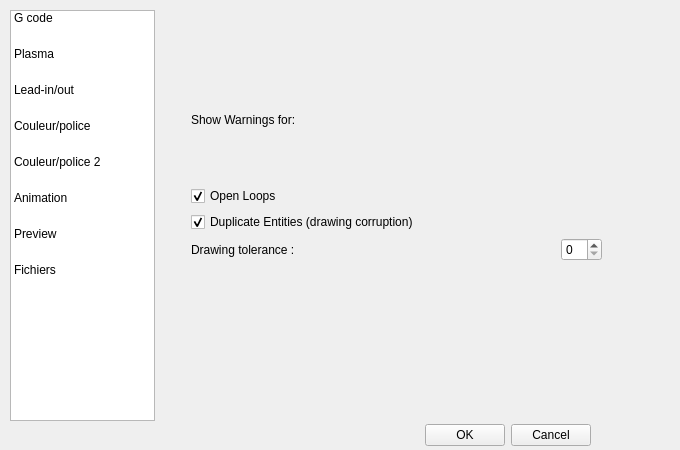
<?xml version="1.0" encoding="UTF-8"?>
<ui version="4.0">
 <class>SettingsDialog</class>
 <widget class="QWidget" name="SettingsDialog">
  <property name="windowModality">
   <enum>Qt::ApplicationModal</enum>
  </property>
  <property name="enabled">
   <bool>true</bool>
  </property>
  <property name="geometry">
   <rect>
    <x>0</x>
    <y>0</y>
    <width>680</width>
    <height>450</height>
   </rect>
  </property>
  <property name="sizePolicy">
   <sizepolicy hsizetype="Preferred" vsizetype="Preferred">
    <horstretch>0</horstretch>
    <verstretch>0</verstretch>
   </sizepolicy>
  </property>
  <property name="minimumSize">
   <size>
    <width>650</width>
    <height>450</height>
   </size>
  </property>
  <property name="maximumSize">
   <size>
    <width>680</width>
    <height>450</height>
   </size>
  </property>
  <property name="windowTitle">
   <string>Camnest Settings</string>
  </property>
  <widget class="QWidget" name="layoutWidget">
   <property name="geometry">
    <rect>
     <x>0</x>
     <y>10</y>
     <width>681</width>
     <height>411</height>
    </rect>
   </property>
   <layout class="QHBoxLayout" name="Containerhor">
    <item>
     <widget class="QListWidget" name="pageList">
      <property name="sizePolicy">
       <sizepolicy hsizetype="Fixed" vsizetype="MinimumExpanding">
        <horstretch>0</horstretch>
        <verstretch>0</verstretch>
       </sizepolicy>
      </property>
      <property name="minimumSize">
       <size>
        <width>145</width>
        <height>0</height>
       </size>
      </property>
      <property name="maximumSize">
       <size>
        <width>145</width>
        <height>16777215</height>
       </size>
      </property>
      <property name="focusPolicy">
       <enum>Qt::NoFocus</enum>
      </property>
      <property name="layoutDirection">
       <enum>Qt::LeftToRight</enum>
      </property>
      <property name="horizontalScrollBarPolicy">
       <enum>Qt::ScrollBarAlwaysOff</enum>
      </property>
      <property name="editTriggers">
       <set>QAbstractItemView::NoEditTriggers</set>
      </property>
      <property name="selectionMode">
       <enum>QAbstractItemView::SingleSelection</enum>
      </property>
      <property name="selectionBehavior">
       <enum>QAbstractItemView::SelectRows</enum>
      </property>
      <property name="iconSize">
       <size>
        <width>32</width>
        <height>32</height>
       </size>
      </property>
      <property name="movement">
       <enum>QListView::Static</enum>
      </property>
      <property name="flow">
       <enum>QListView::TopToBottom</enum>
      </property>
      <property name="isWrapping" stdset="0">
       <bool>false</bool>
      </property>
      <property name="spacing">
       <number>0</number>
      </property>
      <property name="gridSize">
       <size>
        <width>120</width>
        <height>36</height>
       </size>
      </property>
      <property name="viewMode">
       <enum>QListView::ListMode</enum>
      </property>
      <property name="uniformItemSizes">
       <bool>true</bool>
      </property>
      <property name="currentRow">
       <number>-1</number>
      </property>
      <item>
       <property name="text">
        <string>G code</string>
       </property>
       <property name="icon">
        <iconset>
         <normaloff>../../../../../../sources/lastfm/Last.fm/tags/1.4.0.54514/data/icon.png</normaloff>../../../../../../sources/lastfm/Last.fm/tags/1.4.0.54514/data/icon.png</iconset>
       </property>
      </item>
      <item>
       <property name="text">
        <string>Plasma</string>
       </property>
       <property name="icon">
        <iconset>
         <normaloff>../../../../../../sources/lastfm/Last.fm/tags/1.4.0.54514/res/app_55.bmp</normaloff>../../../../../../sources/lastfm/Last.fm/tags/1.4.0.54514/res/app_55.bmp</iconset>
       </property>
      </item>
      <item>
       <property name="text">
        <string>Lead-in/out</string>
       </property>
      </item>
      <item>
       <property name="text">
        <string>Couleur/police</string>
       </property>
       <property name="icon">
        <iconset>
         <normaloff>../../../../../../sources/lastfm/Last.fm/tags/1.4.0.54514/res/qrc/SideBarNowPlaying.png</normaloff>../../../../../../sources/lastfm/Last.fm/tags/1.4.0.54514/res/qrc/SideBarNowPlaying.png</iconset>
       </property>
      </item>
      <item>
       <property name="text">
        <string>Couleur/police 2</string>
       </property>
       <property name="icon">
        <iconset>
         <normaloff>:/action/love.png</normaloff>:/action/love.png</iconset>
       </property>
      </item>
      <item>
       <property name="text">
        <string>Animation</string>
       </property>
      </item>
      <item>
       <property name="text">
        <string>Preview</string>
       </property>
      </item>
      <item>
       <property name="text">
        <string>Fichiers</string>
       </property>
      </item>
     </widget>
    </item>
    <item>
     <widget class="QStackedWidget" name="pageStack">
      <property name="sizePolicy">
       <sizepolicy hsizetype="Maximum" vsizetype="Maximum">
        <horstretch>250</horstretch>
        <verstretch>250</verstretch>
       </sizepolicy>
      </property>
      <property name="minimumSize">
       <size>
        <width>400</width>
        <height>400</height>
       </size>
      </property>
      <property name="maximumSize">
       <size>
        <width>500</width>
        <height>600</height>
       </size>
      </property>
      <property name="baseSize">
       <size>
        <width>500</width>
        <height>500</height>
       </size>
      </property>
      <property name="currentIndex">
       <number>3</number>
      </property>
      <widget class="QWidget" name="page_gcode">
       <widget class="QWidget" name="horizontalLayoutWidget_3">
        <property name="geometry">
         <rect>
          <x>10</x>
          <y>10</y>
          <width>351</width>
          <height>41</height>
         </rect>
        </property>
        <layout class="QHBoxLayout" name="horizontalLayout_5">
         <item>
          <widget class="QLabel" name="label_3">
           <property name="text">
            <string>Home :</string>
           </property>
           <property name="buddy">
            <cstring>spinBox</cstring>
           </property>
          </widget>
         </item>
         <item>
          <spacer name="horizontalSpacer_4">
           <property name="orientation">
            <enum>Qt::Horizontal</enum>
           </property>
           <property name="sizeHint" stdset="0">
            <size>
             <width>40</width>
             <height>20</height>
            </size>
           </property>
          </spacer>
         </item>
         <item>
          <widget class="QLabel" name="label_8">
           <property name="text">
            <string>X</string>
           </property>
           <property name="buddy">
            <cstring>spinBox</cstring>
           </property>
          </widget>
         </item>
         <item>
          <widget class="QSpinBox" name="spinBox"/>
         </item>
         <item>
          <widget class="QLabel" name="label_9">
           <property name="text">
            <string>Y</string>
           </property>
           <property name="buddy">
            <cstring>spinBox_2</cstring>
           </property>
          </widget>
         </item>
         <item>
          <widget class="QSpinBox" name="spinBox_2"/>
         </item>
         <item>
          <widget class="QLabel" name="label_10">
           <property name="text">
            <string>Z</string>
           </property>
           <property name="buddy">
            <cstring>spinBox_3</cstring>
           </property>
          </widget>
         </item>
         <item>
          <widget class="QSpinBox" name="spinBox_3"/>
         </item>
        </layout>
       </widget>
       <widget class="QWidget" name="horizontalLayoutWidget_4">
        <property name="geometry">
         <rect>
          <x>10</x>
          <y>60</y>
          <width>160</width>
          <height>31</height>
         </rect>
        </property>
        <layout class="QHBoxLayout" name="horizontalLayout_6">
         <item>
          <widget class="QLabel" name="label_4">
           <property name="text">
            <string>Tolerance</string>
           </property>
          </widget>
         </item>
         <item>
          <spacer name="horizontalSpacer_6">
           <property name="orientation">
            <enum>Qt::Horizontal</enum>
           </property>
           <property name="sizeHint" stdset="0">
            <size>
             <width>40</width>
             <height>20</height>
            </size>
           </property>
          </spacer>
         </item>
         <item>
          <widget class="QSpinBox" name="tolGCodeSB"/>
         </item>
        </layout>
       </widget>
       <widget class="QWidget" name="horizontalLayoutWidget_5">
        <property name="geometry">
         <rect>
          <x>10</x>
          <y>130</y>
          <width>261</width>
          <height>41</height>
         </rect>
        </property>
        <layout class="QHBoxLayout" name="horizontalLayout_7">
         <item>
          <widget class="QLabel" name="label_11">
           <property name="text">
            <string>Post-Processor file :</string>
           </property>
           <property name="buddy">
            <cstring>toolButton</cstring>
           </property>
          </widget>
         </item>
         <item>
          <spacer name="horizontalSpacer_5">
           <property name="orientation">
            <enum>Qt::Horizontal</enum>
           </property>
           <property name="sizeHint" stdset="0">
            <size>
             <width>40</width>
             <height>20</height>
            </size>
           </property>
          </spacer>
         </item>
         <item>
          <widget class="QToolButton" name="toolButton">
           <property name="text">
            <string>...</string>
           </property>
          </widget>
         </item>
        </layout>
       </widget>
       <widget class="QWidget" name="horizontalLayoutWidget_6">
        <property name="geometry">
         <rect>
          <x>10</x>
          <y>190</y>
          <width>421</width>
          <height>91</height>
         </rect>
        </property>
        <layout class="QHBoxLayout" name="horizontalLayout_8">
         <item>
          <widget class="QLabel" name="label_12">
           <property name="text">
            <string>File header :</string>
           </property>
           <property name="buddy">
            <cstring>textEdit</cstring>
           </property>
          </widget>
         </item>
         <item>
          <widget class="QTextEdit" name="textEdit"/>
         </item>
        </layout>
       </widget>
       <widget class="QWidget" name="horizontalLayoutWidget_7">
        <property name="geometry">
         <rect>
          <x>10</x>
          <y>290</y>
          <width>421</width>
          <height>91</height>
         </rect>
        </property>
        <layout class="QHBoxLayout" name="horizontalLayout_9">
         <item>
          <widget class="QLabel" name="label_13">
           <property name="text">
            <string>File Footer :</string>
           </property>
           <property name="buddy">
            <cstring>textEdit_2</cstring>
           </property>
          </widget>
         </item>
         <item>
          <widget class="QTextEdit" name="textEdit_2"/>
         </item>
        </layout>
       </widget>
       <widget class="QWidget" name="horizontalLayoutWidget">
        <property name="geometry">
         <rect>
          <x>260</x>
          <y>60</y>
          <width>171</width>
          <height>31</height>
         </rect>
        </property>
        <layout class="QHBoxLayout" name="horizontalLayout_15">
         <item>
          <widget class="QLabel" name="label_19">
           <property name="text">
            <string>Units :</string>
           </property>
           <property name="buddy">
            <cstring>unitsCB</cstring>
           </property>
          </widget>
         </item>
         <item>
          <widget class="QComboBox" name="unitsCB">
           <item>
            <property name="text">
             <string>Millimeter</string>
            </property>
           </item>
           <item>
            <property name="text">
             <string>Inch</string>
            </property>
           </item>
          </widget>
         </item>
        </layout>
       </widget>
      </widget>
      <widget class="QWidget" name="page_plasma">
       <widget class="QWidget" name="verticalLayoutWidget_5">
        <property name="geometry">
         <rect>
          <x>0</x>
          <y>26</y>
          <width>461</width>
          <height>241</height>
         </rect>
        </property>
        <layout class="QVBoxLayout" name="verticalLayout_6">
         <item>
          <widget class="QCheckBox" name="plasmaCB">
           <property name="whatsThis">
            <string>If activated:
-Lead In/out are created.
-Part outline is cut last.</string>
           </property>
           <property name="text">
            <string>Plamsa/Laser cutter mode:</string>
           </property>
          </widget>
         </item>
         <item>
          <layout class="QHBoxLayout" name="horizontalLayout_26">
           <item>
            <widget class="QLabel" name="label_21">
             <property name="text">
              <string>Sheet tickness :</string>
             </property>
            </widget>
           </item>
           <item>
            <spacer name="horizontalSpacer_17">
             <property name="orientation">
              <enum>Qt::Horizontal</enum>
             </property>
             <property name="sizeHint" stdset="0">
              <size>
               <width>40</width>
               <height>20</height>
              </size>
             </property>
            </spacer>
           </item>
           <item>
            <widget class="QSpinBox" name="sheet_thik">
             <property name="minimum">
              <number>10</number>
             </property>
             <property name="maximum">
              <number>10000</number>
             </property>
            </widget>
           </item>
          </layout>
         </item>
         <item>
          <widget class="QLabel" name="label_20">
           <property name="text">
            <string>Gas type: </string>
           </property>
          </widget>
         </item>
         <item>
          <layout class="QHBoxLayout" name="horizontalLayout_23">
           <item>
            <widget class="QLabel" name="label_7">
             <property name="text">
              <string>Sheet metal Height :</string>
             </property>
             <property name="buddy">
              <cstring>sheetW</cstring>
             </property>
            </widget>
           </item>
           <item>
            <spacer name="horizontalSpacer_14">
             <property name="orientation">
              <enum>Qt::Horizontal</enum>
             </property>
             <property name="sizeHint" stdset="0">
              <size>
               <width>40</width>
               <height>20</height>
              </size>
             </property>
            </spacer>
           </item>
           <item>
            <widget class="QSpinBox" name="sheetW">
             <property name="minimum">
              <number>10</number>
             </property>
             <property name="maximum">
              <number>10000</number>
             </property>
            </widget>
           </item>
          </layout>
         </item>
         <item>
          <layout class="QHBoxLayout" name="horizontalLayout_21">
           <item>
            <widget class="QLabel" name="label_28">
             <property name="text">
              <string>Sheet metal width :</string>
             </property>
             <property name="buddy">
              <cstring>sheetH</cstring>
             </property>
            </widget>
           </item>
           <item>
            <spacer name="horizontalSpacer_15">
             <property name="orientation">
              <enum>Qt::Horizontal</enum>
             </property>
             <property name="sizeHint" stdset="0">
              <size>
               <width>40</width>
               <height>20</height>
              </size>
             </property>
            </spacer>
           </item>
           <item>
            <widget class="QSpinBox" name="sheetH">
             <property name="minimum">
              <number>10</number>
             </property>
             <property name="maximum">
              <number>10000</number>
             </property>
            </widget>
           </item>
          </layout>
         </item>
        </layout>
       </widget>
      </widget>
      <widget class="QWidget" name="page_lead">
       <widget class="QWidget" name="verticalLayoutWidget_2">
        <property name="geometry">
         <rect>
          <x>10</x>
          <y>10</y>
          <width>461</width>
          <height>271</height>
         </rect>
        </property>
        <layout class="QVBoxLayout" name="verticalLayout_3">
         <item>
          <layout class="QHBoxLayout" name="horizontalLayout_11">
           <item>
            <widget class="QLabel" name="label">
             <property name="whatsThis">
              <string>The default distance at which a lead is placed.</string>
             </property>
             <property name="text">
              <string>Lead distance:</string>
             </property>
            </widget>
           </item>
           <item>
            <spacer name="horizontalSpa">
             <property name="orientation">
              <enum>Qt::Horizontal</enum>
             </property>
             <property name="sizeHint" stdset="0">
              <size>
               <width>40</width>
               <height>20</height>
              </size>
             </property>
            </spacer>
           </item>
           <item>
            <widget class="QDoubleSpinBox" name="leadDistSB"/>
           </item>
          </layout>
         </item>
         <item>
          <layout class="QHBoxLayout" name="horizontalLayout_13">
           <item>
            <widget class="QLabel" name="label_15">
             <property name="whatsThis">
              <string>If no possible leads can be created within the provided distance, an uncertain lead, which need to be moved by the user, is placed.</string>
             </property>
             <property name="text">
              <string>Minimal lead distance:</string>
             </property>
             <property name="buddy">
              <cstring>minLeadDistSB</cstring>
             </property>
            </widget>
           </item>
           <item>
            <spacer name="horizontalSpacer_7">
             <property name="orientation">
              <enum>Qt::Horizontal</enum>
             </property>
             <property name="sizeHint" stdset="0">
              <size>
               <width>40</width>
               <height>20</height>
              </size>
             </property>
            </spacer>
           </item>
           <item>
            <widget class="QDoubleSpinBox" name="minLeadDistSB"/>
           </item>
          </layout>
         </item>
         <item>
          <layout class="QHBoxLayout" name="horizontalLayout_17">
           <item>
            <widget class="QLabel" name="label_17">
             <property name="whatsThis">
              <string>This is only for Graphical representation of the laser beam, it won't affect the Generated code.</string>
             </property>
             <property name="text">
              <string>Lead Radius:</string>
             </property>
             <property name="buddy">
              <cstring>leadRadiusMotionSB</cstring>
             </property>
            </widget>
           </item>
           <item>
            <spacer name="horizontalSpac">
             <property name="orientation">
              <enum>Qt::Horizontal</enum>
             </property>
             <property name="sizeHint" stdset="0">
              <size>
               <width>40</width>
               <height>20</height>
              </size>
             </property>
            </spacer>
           </item>
           <item>
            <widget class="QDoubleSpinBox" name="leadRadiusSB">
             <property name="toolTip">
              <string>Will represent the Arrow stroke width</string>
             </property>
            </widget>
           </item>
          </layout>
         </item>
         <item>
          <layout class="QHBoxLayout" name="horizontalLayout_12">
           <item>
            <widget class="QLabel" name="label_2">
             <property name="whatsThis">
              <string>Angle at which circles leads should be drawn (and cut).</string>
             </property>
             <property name="text">
              <string>Circle Lead Angle:</string>
             </property>
             <property name="buddy">
              <cstring>leadAngleSB</cstring>
             </property>
            </widget>
           </item>
           <item>
            <spacer name="horizontalSpacer_8">
             <property name="orientation">
              <enum>Qt::Horizontal</enum>
             </property>
             <property name="sizeHint" stdset="0">
              <size>
               <width>40</width>
               <height>20</height>
              </size>
             </property>
            </spacer>
           </item>
           <item>
            <widget class="QSpinBox" name="leadAngleSB">
             <property name="maximum">
              <number>360</number>
             </property>
            </widget>
           </item>
          </layout>
         </item>
         <item>
          <layout class="QHBoxLayout" name="horizontalLayout_25">
           <item>
            <widget class="QLabel" name="label_24">
             <property name="whatsThis">
              <string>Angle at which circles leads should be drawn (and cut).</string>
             </property>
             <property name="text">
              <string>Laser/plasma radius in motion :</string>
             </property>
             <property name="buddy">
              <cstring>leadAngleSB</cstring>
             </property>
            </widget>
           </item>
           <item>
            <spacer name="horizontalSpacer_16">
             <property name="orientation">
              <enum>Qt::Horizontal</enum>
             </property>
             <property name="sizeHint" stdset="0">
              <size>
               <width>40</width>
               <height>20</height>
              </size>
             </property>
            </spacer>
           </item>
           <item>
            <widget class="QDoubleSpinBox" name="leadRadiusMotionSB">
             <property name="toolTip">
              <string>Will represent the Arrow stroke width</string>
             </property>
            </widget>
           </item>
          </layout>
         </item>
         <item>
          <widget class="QCheckBox" name="drawArrowCB">
           <property name="text">
            <string>Draw Arrow between Lead In/Out</string>
           </property>
           <property name="checked">
            <bool>true</bool>
           </property>
          </widget>
         </item>
        </layout>
       </widget>
      </widget>
      <widget class="QWidget" name="pag_warnings">
       <widget class="QWidget" name="layoutWidget">
        <property name="geometry">
         <rect>
          <x>20</x>
          <y>50</y>
          <width>411</width>
          <height>201</height>
         </rect>
        </property>
        <layout class="QVBoxLayout" name="verticalLayout_5">
         <item>
          <widget class="QLabel" name="label_25">
           <property name="text">
            <string>Show Warnings for:</string>
           </property>
          </widget>
         </item>
         <item>
          <widget class="QCheckBox" name="openLoopCB">
           <property name="text">
            <string>Open Loops</string>
           </property>
           <property name="checked">
            <bool>true</bool>
           </property>
          </widget>
         </item>
         <item>
          <widget class="QCheckBox" name="dupliCB">
           <property name="text">
            <string>Duplicate Entities (drawing corruption)</string>
           </property>
           <property name="checked">
            <bool>true</bool>
           </property>
          </widget>
         </item>
         <item>
          <layout class="QHBoxLayout" name="horizontalLayout_24">
           <item>
            <widget class="QLabel" name="label_26">
             <property name="whatsThis">
              <string>Distance at which a point and another are considered the same.</string>
             </property>
             <property name="text">
              <string>Drawing tolerance :</string>
             </property>
             <property name="buddy">
              <cstring>spinBox_5</cstring>
             </property>
            </widget>
           </item>
           <item>
            <spacer name="horizontalSpacer_11">
             <property name="orientation">
              <enum>Qt::Horizontal</enum>
             </property>
             <property name="sizeHint" stdset="0">
              <size>
               <width>40</width>
               <height>20</height>
              </size>
             </property>
            </spacer>
           </item>
           <item>
            <widget class="QSpinBox" name="spinBox_5"/>
           </item>
          </layout>
         </item>
        </layout>
       </widget>
      </widget>
      <widget class="QWidget" name="page_color_lead">
       <widget class="QWidget" name="verticalLayoutWidget_4">
        <property name="geometry">
         <rect>
          <x>20</x>
          <y>70</y>
          <width>431</width>
          <height>230</height>
         </rect>
        </property>
        <layout class="QVBoxLayout" name="verticalLayout_4">
         <item>
          <layout class="QHBoxLayout" name="horizontalLayLeadUncer">
           <item>
            <widget class="QLabel" name="label_27">
             <property name="text">
              <string>Uncertain lead :</string>
             </property>
             <property name="buddy">
              <cstring>penPB_6</cstring>
             </property>
            </widget>
           </item>
           <item>
            <spacer name="horizoUncerlead">
             <property name="orientation">
              <enum>Qt::Horizontal</enum>
             </property>
             <property name="sizeType">
              <enum>QSizePolicy::Expanding</enum>
             </property>
             <property name="sizeHint" stdset="0">
              <size>
               <width>100</width>
               <height>20</height>
              </size>
             </property>
            </spacer>
           </item>
           <item>
            <widget class="QPushButton" name="penPB_6">
             <property name="text">
              <string>Set Color</string>
             </property>
            </widget>
           </item>
          </layout>
         </item>
         <item>
          <layout class="QHBoxLayout" name="horizontalLayout_10">
           <item>
            <widget class="QLabel" name="label_14">
             <property name="text">
              <string>Lead In :</string>
             </property>
             <property name="buddy">
              <cstring>penPB_2</cstring>
             </property>
            </widget>
           </item>
           <item>
            <spacer name="horizontalSpac_6">
             <property name="orientation">
              <enum>Qt::Horizontal</enum>
             </property>
             <property name="sizeType">
              <enum>QSizePolicy::Expanding</enum>
             </property>
             <property name="sizeHint" stdset="0">
              <size>
               <width>100</width>
               <height>20</height>
              </size>
             </property>
            </spacer>
           </item>
           <item>
            <widget class="QPushButton" name="penPB_2">
             <property name="text">
              <string>Set Color</string>
             </property>
            </widget>
           </item>
          </layout>
         </item>
         <item>
          <layout class="QHBoxLayout" name="horizontalLayout_19">
           <item>
            <widget class="QLabel" name="label_22">
             <property name="text">
              <string>Lead Out :</string>
             </property>
             <property name="buddy">
              <cstring>penPB_3</cstring>
             </property>
            </widget>
           </item>
           <item>
            <spacer name="horizoalSpacer_6">
             <property name="orientation">
              <enum>Qt::Horizontal</enum>
             </property>
             <property name="sizeType">
              <enum>QSizePolicy::Expanding</enum>
             </property>
             <property name="sizeHint" stdset="0">
              <size>
               <width>100</width>
               <height>20</height>
              </size>
             </property>
            </spacer>
           </item>
           <item>
            <widget class="QPushButton" name="penPB_3">
             <property name="text">
              <string>Set Color</string>
             </property>
            </widget>
           </item>
          </layout>
         </item>
         <item>
          <layout class="QHBoxLayout" name="horizontalLayout_20">
           <item>
            <widget class="QLabel" name="label_23">
             <property name="text">
              <string>Arrow:</string>
             </property>
             <property name="buddy">
              <cstring>penPB_4</cstring>
             </property>
            </widget>
           </item>
           <item>
            <spacer name="hozontalSpacer_6">
             <property name="orientation">
              <enum>Qt::Horizontal</enum>
             </property>
             <property name="sizeType">
              <enum>QSizePolicy::Expanding</enum>
             </property>
             <property name="sizeHint" stdset="0">
              <size>
               <width>100</width>
               <height>20</height>
              </size>
             </property>
            </spacer>
           </item>
           <item>
            <widget class="QPushButton" name="penPB_4">
             <property name="text">
              <string>Set Color</string>
             </property>
            </widget>
           </item>
          </layout>
         </item>
         <item>
          <widget class="Line" name="line_2">
           <property name="orientation">
            <enum>Qt::Horizontal</enum>
           </property>
          </widget>
         </item>
         <item>
          <layout class="QHBoxLayout" name="horizontalLayout_22">
           <item>
            <widget class="QLabel" name="label_30">
             <property name="text">
              <string>Sheet borders:</string>
             </property>
             <property name="buddy">
              <cstring>sheetPenPB</cstring>
             </property>
            </widget>
           </item>
           <item>
            <spacer name="horizontalSpacer_12">
             <property name="orientation">
              <enum>Qt::Horizontal</enum>
             </property>
             <property name="sizeHint" stdset="0">
              <size>
               <width>40</width>
               <height>20</height>
              </size>
             </property>
            </spacer>
           </item>
           <item>
            <widget class="QPushButton" name="sheetPenPB">
             <property name="text">
              <string>Set</string>
             </property>
            </widget>
           </item>
          </layout>
         </item>
         <item>
          <widget class="QCheckBox" name="InnerColorSheetCHK">
           <property name="text">
            <string>Colorize Sheet inner </string>
           </property>
          </widget>
         </item>
         <item>
          <layout class="QHBoxLayout" name="horizontalLayout_16">
           <item>
            <widget class="QLabel" name="label_29">
             <property name="text">
              <string>Sheet Inner :</string>
             </property>
             <property name="buddy">
              <cstring>sheetBrushPB</cstring>
             </property>
            </widget>
           </item>
           <item>
            <spacer name="horizontalSpacer_13">
             <property name="orientation">
              <enum>Qt::Horizontal</enum>
             </property>
             <property name="sizeHint" stdset="0">
              <size>
               <width>40</width>
               <height>20</height>
              </size>
             </property>
            </spacer>
           </item>
           <item>
            <widget class="QPushButton" name="sheetBrushPB">
             <property name="text">
              <string>Set</string>
             </property>
            </widget>
           </item>
          </layout>
         </item>
        </layout>
       </widget>
      </widget>
      <widget class="QWidget" name="page_options">
       <widget class="QWidget" name="verticalLayoutWidget_3">
        <property name="geometry">
         <rect>
          <x>20</x>
          <y>40</y>
          <width>361</width>
          <height>161</height>
         </rect>
        </property>
        <layout class="QVBoxLayout" name="verticalLayout_2">
         <item>
          <widget class="QCheckBox" name="checkBox_9">
           <property name="whatsThis">
            <string>If enabled, parts are only rendered for view. G-code generation is thus disabled.</string>
           </property>
           <property name="text">
            <string>Viewer Only Mode</string>
           </property>
          </widget>
         </item>
         <item>
          <widget class="QCheckBox" name="checkBox_7">
           <property name="text">
            <string>Always ask before clearing scene</string>
           </property>
          </widget>
         </item>
         <item>
          <widget class="QCheckBox" name="checkBox_8">
           <property name="text">
            <string>Always ask before quitting application</string>
           </property>
          </widget>
         </item>
         <item>
          <widget class="QCheckBox" name="checkBox_10">
           <property name="text">
            <string>Auto zoom fit when inserting part to scene</string>
           </property>
          </widget>
         </item>
         <item>
          <widget class="QCheckBox" name="optPathCB">
           <property name="text">
            <string>Automatically optimize path </string>
           </property>
          </widget>
         </item>
        </layout>
       </widget>
      </widget>
      <widget class="QWidget" name="page_texture">
       <widget class="QWidget" name="verticalLayoutWidget">
        <property name="geometry">
         <rect>
          <x>0</x>
          <y>10</y>
          <width>471</width>
          <height>332</height>
         </rect>
        </property>
        <layout class="QVBoxLayout" name="verticalLayout">
         <item>
          <layout class="QHBoxLayout" name="horizontalLayout">
           <item>
            <widget class="QLabel" name="penLB">
             <property name="text">
              <string>Part Outline :</string>
             </property>
             <property name="buddy">
              <cstring>penPB</cstring>
             </property>
            </widget>
           </item>
           <item>
            <spacer name="horizontalSpacer_2">
             <property name="orientation">
              <enum>Qt::Horizontal</enum>
             </property>
             <property name="sizeHint" stdset="0">
              <size>
               <width>100</width>
               <height>20</height>
              </size>
             </property>
            </spacer>
           </item>
           <item>
            <widget class="QPushButton" name="penPB">
             <property name="text">
              <string>Set Color</string>
             </property>
            </widget>
           </item>
          </layout>
         </item>
         <item>
          <layout class="QHBoxLayout" name="horizontalLayout_14">
           <item>
            <widget class="QLabel" name="label_16">
             <property name="text">
              <string>Pen width :</string>
             </property>
             <property name="buddy">
              <cstring>spinBox_4</cstring>
             </property>
            </widget>
           </item>
           <item>
            <spacer name="horizontalSpacer_10">
             <property name="orientation">
              <enum>Qt::Horizontal</enum>
             </property>
             <property name="sizeHint" stdset="0">
              <size>
               <width>40</width>
               <height>20</height>
              </size>
             </property>
            </spacer>
           </item>
           <item>
            <widget class="QSpinBox" name="spinBox_4"/>
           </item>
          </layout>
         </item>
         <item>
          <widget class="QCheckBox" name="InnerColorCHK">
           <property name="text">
            <string>Colorize Part inner</string>
           </property>
          </widget>
         </item>
         <item>
          <layout class="QHBoxLayout" name="horizontalLayout_2">
           <item>
            <widget class="QLabel" name="brushLB">
             <property name="text">
              <string>Part Inner :</string>
             </property>
             <property name="buddy">
              <cstring>brushPB</cstring>
             </property>
            </widget>
           </item>
           <item>
            <spacer name="horizontalSpacer">
             <property name="orientation">
              <enum>Qt::Horizontal</enum>
             </property>
             <property name="sizeType">
              <enum>QSizePolicy::Expanding</enum>
             </property>
             <property name="sizeHint" stdset="0">
              <size>
               <width>100</width>
               <height>20</height>
              </size>
             </property>
            </spacer>
           </item>
           <item>
            <widget class="QPushButton" name="brushPB">
             <property name="enabled">
              <bool>false</bool>
             </property>
             <property name="sizePolicy">
              <sizepolicy hsizetype="Minimum" vsizetype="Fixed">
               <horstretch>0</horstretch>
               <verstretch>0</verstretch>
              </sizepolicy>
             </property>
             <property name="baseSize">
              <size>
               <width>50</width>
               <height>16</height>
              </size>
             </property>
             <property name="text">
              <string>Set Color</string>
             </property>
             <property name="checkable">
              <bool>true</bool>
             </property>
             <property name="checked">
              <bool>true</bool>
             </property>
            </widget>
           </item>
          </layout>
         </item>
         <item>
          <widget class="Line" name="line">
           <property name="orientation">
            <enum>Qt::Horizontal</enum>
           </property>
          </widget>
         </item>
         <item>
          <widget class="QCheckBox" name="InnerTextCHK">
           <property name="text">
            <string>Texturize Part inner</string>
           </property>
          </widget>
         </item>
         <item>
          <layout class="QHBoxLayout" name="horizontalLayout_3">
           <item>
            <widget class="QLabel" name="label_5">
             <property name="text">
              <string>Inner Texture :</string>
             </property>
             <property name="buddy">
              <cstring>texturePB</cstring>
             </property>
            </widget>
           </item>
           <item>
            <spacer name="horizontalSpacer_3">
             <property name="orientation">
              <enum>Qt::Horizontal</enum>
             </property>
             <property name="sizeType">
              <enum>QSizePolicy::Expanding</enum>
             </property>
             <property name="sizeHint" stdset="0">
              <size>
               <width>100</width>
               <height>20</height>
              </size>
             </property>
            </spacer>
           </item>
           <item>
            <widget class="QPushButton" name="texturePB">
             <property name="enabled">
              <bool>false</bool>
             </property>
             <property name="text">
              <string>Set Texture</string>
             </property>
             <property name="checkable">
              <bool>true</bool>
             </property>
            </widget>
           </item>
          </layout>
         </item>
         <item>
          <widget class="QCheckBox" name="checkBox_4">
           <property name="text">
            <string>Use OpenGl Acceleration</string>
           </property>
          </widget>
         </item>
        </layout>
       </widget>
      </widget>
      <widget class="QWidget" name="page_loops">
       <widget class="QWidget" name="horizontalLayoutWidget_11">
        <property name="geometry">
         <rect>
          <x>20</x>
          <y>30</y>
          <width>391</width>
          <height>31</height>
         </rect>
        </property>
        <layout class="QHBoxLayout" name="horizontalLayout_18">
         <item>
          <widget class="QLabel" name="label_18">
           <property name="text">
            <string>Allow item moving :</string>
           </property>
           <property name="buddy">
            <cstring>checkBox_2</cstring>
           </property>
          </widget>
         </item>
         <item>
          <spacer name="horizontalSpacer_9">
           <property name="orientation">
            <enum>Qt::Horizontal</enum>
           </property>
           <property name="sizeHint" stdset="0">
            <size>
             <width>40</width>
             <height>20</height>
            </size>
           </property>
          </spacer>
         </item>
         <item>
          <widget class="QCheckBox" name="checkBox_2">
           <property name="text">
            <string>CheckBox</string>
           </property>
          </widget>
         </item>
        </layout>
       </widget>
       <widget class="QCheckBox" name="InnerTextCHK_2">
        <property name="geometry">
         <rect>
          <x>10</x>
          <y>90</y>
          <width>449</width>
          <height>23</height>
         </rect>
        </property>
        <property name="text">
         <string>Number Loops</string>
        </property>
        <property name="checked">
         <bool>true</bool>
        </property>
       </widget>
       <widget class="QWidget" name="layoutWidget_4">
        <property name="geometry">
         <rect>
          <x>80</x>
          <y>140</y>
          <width>350</width>
          <height>31</height>
         </rect>
        </property>
        <layout class="QHBoxLayout" name="horizontalLayout_4">
         <item>
          <widget class="QLabel" name="label_6">
           <property name="text">
            <string>Font :</string>
           </property>
           <property name="buddy">
            <cstring>fontCB</cstring>
           </property>
          </widget>
         </item>
         <item>
          <widget class="QFontComboBox" name="fontCB">
           <property name="enabled">
            <bool>false</bool>
           </property>
           <property name="editable">
            <bool>true</bool>
           </property>
          </widget>
         </item>
         <item>
          <widget class="QPushButton" name="setTextPB">
           <property name="text">
            <string>set Font</string>
           </property>
          </widget>
         </item>
        </layout>
       </widget>
      </widget>
     </widget>
    </item>
   </layout>
  </widget>
  <widget class="QWidget" name="layoutWidget_2">
   <property name="geometry">
    <rect>
     <x>10</x>
     <y>420</y>
     <width>581</width>
     <height>31</height>
    </rect>
   </property>
   <layout class="QHBoxLayout" name="_2">
    <item>
     <spacer name="spacerbas">
      <property name="orientation">
       <enum>Qt::Horizontal</enum>
      </property>
      <property name="sizeHint" stdset="0">
       <size>
        <width>126</width>
        <height>8</height>
       </size>
      </property>
     </spacer>
    </item>
    <item>
     <widget class="QPushButton" name="okButton">
      <property name="text">
       <string>OK</string>
      </property>
     </widget>
    </item>
    <item>
     <widget class="QPushButton" name="cancelButton">
      <property name="text">
       <string>Cancel</string>
      </property>
     </widget>
    </item>
   </layout>
  </widget>
 </widget>
 <tabstops>
  <tabstop>brushPB</tabstop>
  <tabstop>InnerTextCHK</tabstop>
  <tabstop>texturePB</tabstop>
  <tabstop>okButton</tabstop>
  <tabstop>cancelButton</tabstop>
  <tabstop>penPB_6</tabstop>
  <tabstop>penPB_2</tabstop>
  <tabstop>penPB_3</tabstop>
  <tabstop>penPB_4</tabstop>
  <tabstop>sheetPenPB</tabstop>
  <tabstop>sheetBrushPB</tabstop>
  <tabstop>spinBox</tabstop>
  <tabstop>spinBox_2</tabstop>
  <tabstop>spinBox_3</tabstop>
  <tabstop>tolGCodeSB</tabstop>
  <tabstop>toolButton</tabstop>
  <tabstop>textEdit</tabstop>
  <tabstop>textEdit_2</tabstop>
  <tabstop>unitsCB</tabstop>
  <tabstop>checkBox_2</tabstop>
  <tabstop>InnerTextCHK_2</tabstop>
  <tabstop>fontCB</tabstop>
  <tabstop>setTextPB</tabstop>
  <tabstop>leadDistSB</tabstop>
  <tabstop>minLeadDistSB</tabstop>
  <tabstop>leadAngleSB</tabstop>
  <tabstop>drawArrowCB</tabstop>
  <tabstop>penPB</tabstop>
  <tabstop>spinBox_4</tabstop>
  <tabstop>checkBox_4</tabstop>
  <tabstop>openLoopCB</tabstop>
  <tabstop>dupliCB</tabstop>
  <tabstop>spinBox_5</tabstop>
  <tabstop>InnerColorCHK</tabstop>
  <tabstop>checkBox_9</tabstop>
  <tabstop>checkBox_7</tabstop>
  <tabstop>checkBox_8</tabstop>
  <tabstop>checkBox_10</tabstop>
 </tabstops>
 <resources/>
 <connections>
  <connection>
   <sender>pageList</sender>
   <signal>currentRowChanged(int)</signal>
   <receiver>pageStack</receiver>
   <slot>setCurrentIndex(int)</slot>
   <hints>
    <hint type="sourcelabel">
     <x>69</x>
     <y>55</y>
    </hint>
    <hint type="destinationlabel">
     <x>218</x>
     <y>76</y>
    </hint>
   </hints>
  </connection>
  <connection>
   <sender>cancelButton</sender>
   <signal>clicked()</signal>
   <receiver>SettingsDialog</receiver>
   <slot>close()</slot>
   <hints>
    <hint type="sourcelabel">
     <x>551</x>
     <y>434</y>
    </hint>
    <hint type="destinationlabel">
     <x>296</x>
     <y>242</y>
    </hint>
   </hints>
  </connection>
  <connection>
   <sender>okButton</sender>
   <signal>clicked()</signal>
   <receiver>SettingsDialog</receiver>
   <slot>save()</slot>
   <hints>
    <hint type="sourcelabel">
     <x>466</x>
     <y>433</y>
    </hint>
    <hint type="destinationlabel">
     <x>284</x>
     <y>418</y>
    </hint>
   </hints>
  </connection>
  <connection>
   <sender>InnerColorCHK</sender>
   <signal>toggled(bool)</signal>
   <receiver>brushPB</receiver>
   <slot>setEnabled(bool)</slot>
   <hints>
    <hint type="sourcelabel">
     <x>639</x>
     <y>167</y>
    </hint>
    <hint type="destinationlabel">
     <x>638</x>
     <y>213</y>
    </hint>
   </hints>
  </connection>
  <connection>
   <sender>InnerTextCHK</sender>
   <signal>toggled(bool)</signal>
   <receiver>texturePB</receiver>
   <slot>setEnabled(bool)</slot>
   <hints>
    <hint type="sourcelabel">
     <x>639</x>
     <y>263</y>
    </hint>
    <hint type="destinationlabel">
     <x>638</x>
     <y>309</y>
    </hint>
   </hints>
  </connection>
  <connection>
   <sender>InnerTextCHK_2</sender>
   <signal>toggled(bool)</signal>
   <receiver>fontCB</receiver>
   <slot>setEnabled(bool)</slot>
   <hints>
    <hint type="sourcelabel">
     <x>341</x>
     <y>103</y>
    </hint>
    <hint type="destinationlabel">
     <x>448</x>
     <y>158</y>
    </hint>
   </hints>
  </connection>
 </connections>
 <slots>
  <slot>selectColor()</slot>
  <slot>save()</slot>
 </slots>
</ui>
